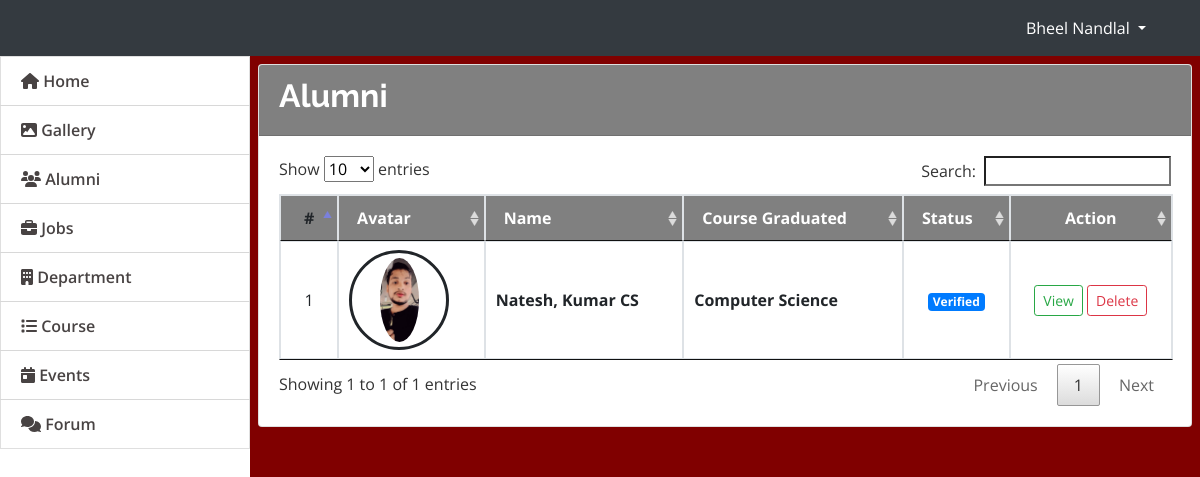
Screenshot of /admin/index.php?page=alumni (signed in) with the database file from the repository.
### tables this page shows
CREATE TABLE `alumnus_bio` (
  `id` int(30) NOT NULL,
  `firstname` varchar(200) NOT NULL,
  `middlename` varchar(200) NOT NULL,
  `lastname` varchar(200) NOT NULL,
  `gender` varchar(10) NOT NULL,
  `batch` year(4) NOT NULL,
  `course_id` int(30) NOT NULL,
  `email` varchar(250) NOT NULL,
  `connected_to` text NOT NULL,
  `avatar` text NOT NULL,
  `status` tinyint(1) NOT NULL DEFAULT 0 COMMENT '0= Unverified, 1= Verified',
  `date_created` date NOT NULL DEFAULT current_timestamp()
);

CREATE TABLE `courses` (
  `id` int(30) NOT NULL,
  `course` text NOT NULL,
  `about` text NOT NULL
);

### admin/alumni.php (the view, shortened to what this page needs)
<?php include('db_connect.php');?>
		<div class="row">
			<div class="col-md-12">
				<div class="card">
					<div class="card-header">
						<h2><b> Alumni</b></h2>
					</div>
					<div class="card-body ">
						<table class="table table-condensed table-bordered table-hover">
							<!-- <colgroup>
								<col width="5%">
								<col width="10%">
								<col width="15%">
								<col width="15%">
								<col width="30%">
								<col width="15%">
							</colgroup> -->
							<thead>
								<tr>
									<th class="text-center">#</th>
									<th class="text-white">Avatar</th>
									<th class="text-white">Name</th>
									<th class="text-white">Course Graduated</th>
									<th class="text-white">Status</th>
									<th class="text-center text-white">Action</th>
								</tr>
							</thead>
							<tbody>
								<?php
								$i = 1;
								$alumni = $conn->query("SELECT a.*,c.course,Concat(a.lastname,', ',a.firstname,' ',a.middlename) as name from alumnus_bio a inner join courses c on c.id = a.course_id order by Concat(a.lastname,', ',a.firstname,' ',a.middlename) asc");
								while($row=$alumni->fetch_assoc()):
								?>
								<tr>
									<td class="text-center"><?php echo $i++ ?></td>
									<td class="text-center">
										<div class="avatar">
										 <img src="assets/uploads/<?php echo $row['avatar'] ?>" class="" alt="">
										</div>
									</td>
									<td class="">
										 <p> <b><?php echo ucwords($row['name']) ?></b></p>
									</td>
									<td class="">
										 <p> <b><?php echo $row['course'] ?></b></p>
									</td>
									<td class="text-center">
										<?php if($row['status'] == 1): ?>
											<span class="badge badge-primary">Verified</span>
										<?php else: ?>
											<span class="badge badge-secondary">Not Verified</span>
										<?php endif; ?>
									</td>
									<td class="text-center">
										<button class="btn btn-sm btn-outline-success view_alumni" type="button" data-id="<?php echo $row['id'] ?>" >View</button>
										<button class="btn btn-sm btn-outline-danger delete_alumni" type="button" data-id="<?php echo $row['id'] ?>">Delete</button>
									</td>
								</tr>
								<?php endwhile; ?>
							</tbody>
						</table>
					</div>
				</div>
			</div>
		</div>

### admin/assets/css/style.css (style rules this page uses)
body { font-family: "Open Sans", sans-serif; color: #444444; width: 100%; height: calc(100%); }
h1, h2, h3, h4, h5, h6 { font-family: "Raleway", sans-serif; }

### admin/index.php (style rules this page uses)
body { background: maroon; }

### admin/alumni.php (style rules this page uses)
.card-header { background: gray; color: #fff; }
.table-hover { background:gray; }
td { vertical-align: middle !important; }
td p { margin: unset }
img { max-width:100px; max-height: :150px; }
.avatar { display: flex; border-radius: 100%; width: 100px; height: 100px; align-items: center; justify-content: center; border: 3px solid; padding: 5px; }
.avatar img { max-width: calc(100%); max-height: calc(100%); border-radius: 100%; }

### rows the page displays
alumnus_bio: avatar (picture), name "Natesh, Kumar CS", course.course "Computer Science", status "Verified"

### other values shown
$_SESSION['login_name'] "Bheel Nandlal"
